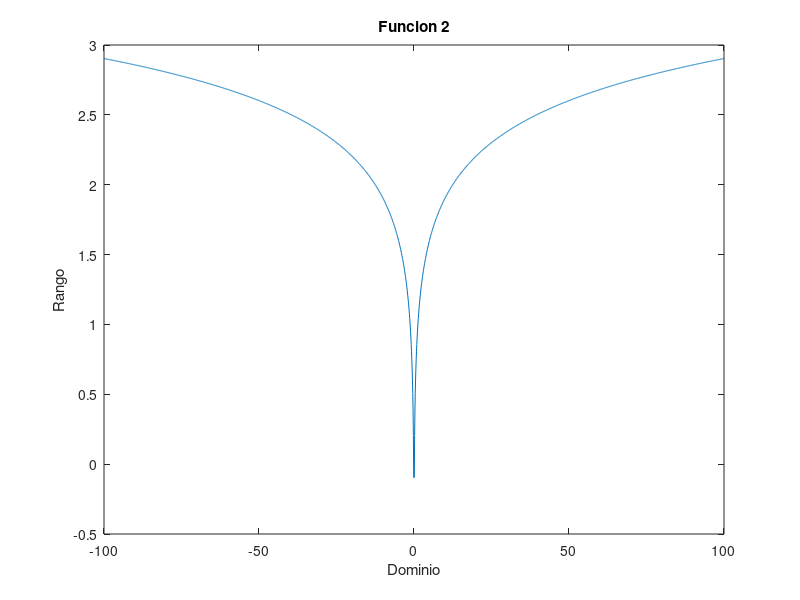

Write the MATLAB code that produced this figure.
%Octave script
% Title               :Funciones Trascendentes
% Description         :script de funciones trigonometricas, logaritmicas y exponenciales
% Author              :Francelly Desiree Colon Sandoval 
% Date                :20211123   
% Version             :1
% Usage               :octave> /path/Funcion2

clear
x = -100:0.1:100;

% Funcion 
sx = log10(8*x);

% Plotear funcion 
plot( x , sx ); 
title ("Funcion 2")
xlabel (["Dominio"])
ylabel (["Rango"])

disp ("Tipo de Funcion: Inyectiva ya que pasa solo por un punto de la imagen")

 


 

